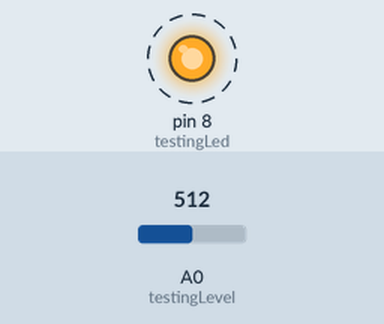
Simulated run of this sketch. Board: Arduino Uno, built with avr-gcc and run on an emulated ATmega328P. On the bench: output pins drawn as LEDs (lit = HIGH). Dashed ring = blinking. The inputs (shaded band) are chosen by the test bench; at power-on: A0 (testingLevel) = 512. What the sketch prints to the serial monitor is not drawn.

Above: at 0.5 s.
Timing chart, 0 to 4.6 s (numbered marks = the images above):
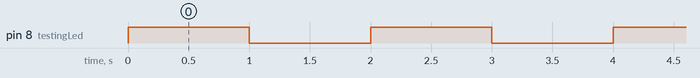

Measured:
- by itself, pin 8 (testingLed): alternates HIGH for 1.0 s and LOW for 1.0 s

The sketch:

serialport.ino
```cpp
int testingLevel=A0;
int testingLed=8;
int inValue=0;
float outValue=0;

void setup() {
  Serial.begin(9600);

  pinMode(testingLevel, INPUT);
  pinMode(testingLed, OUTPUT);
}

void loop() {
    inValue = analogRead(testingLevel);
    outValue = inValue*5.0/1023; //map(inValue, 0, 1023, 0, 255);
    Serial.print(outValue);
    Serial.println(" volts.");
    changeLights(true);
    delay(1000);
    changeLights(false);
    delay(1000);
}

void changeLights(boolean isFW) {
  if ( isFW ) {
    digitalWrite(testingLed, HIGH);
  } else {
    digitalWrite(testingLed, LOW);
  }
}
```
